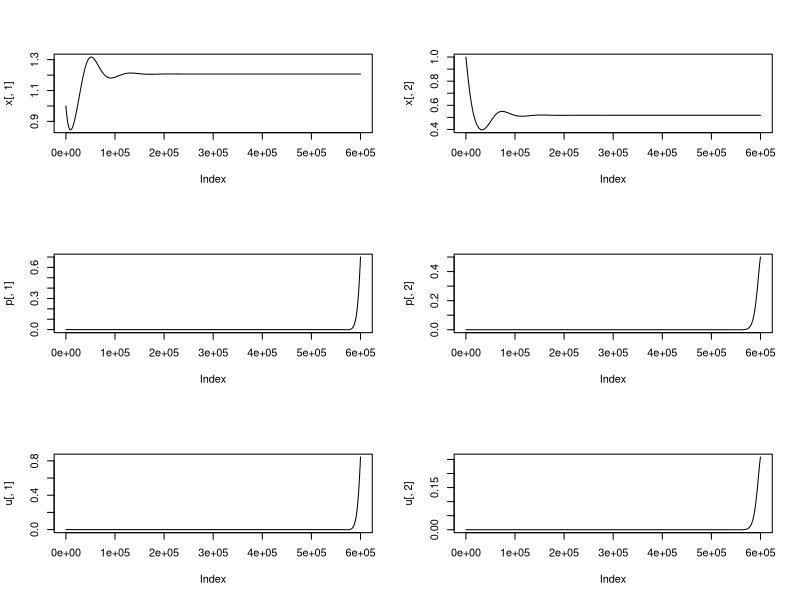
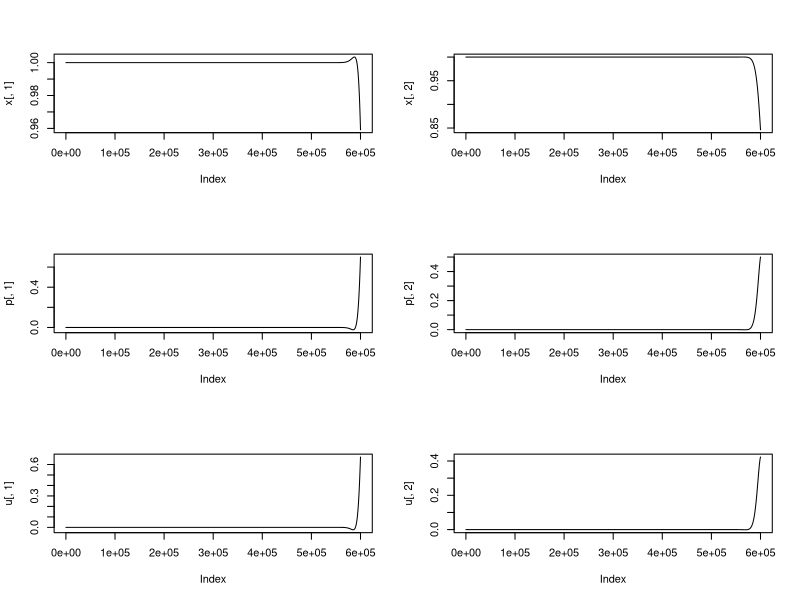
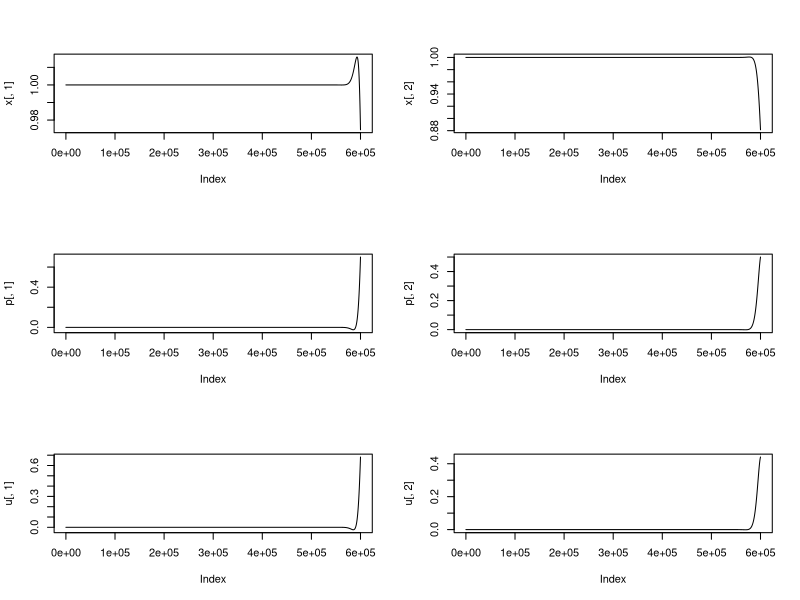
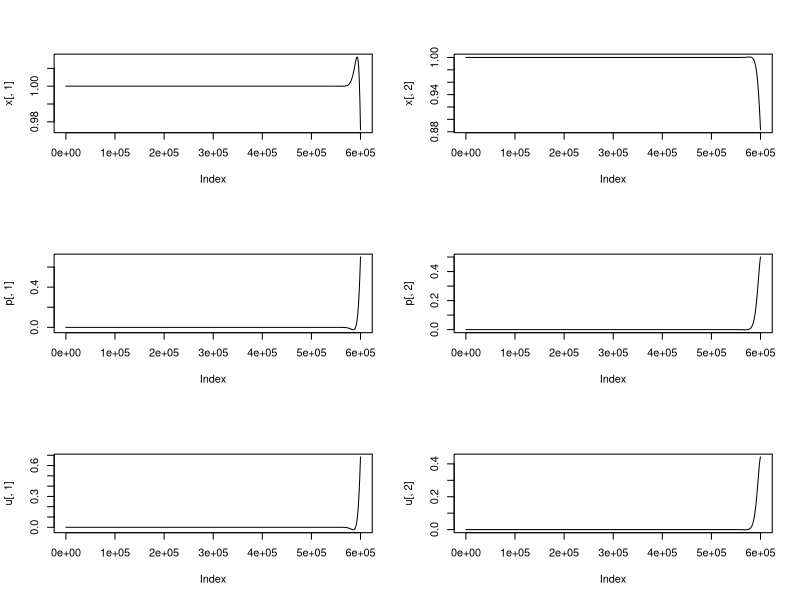
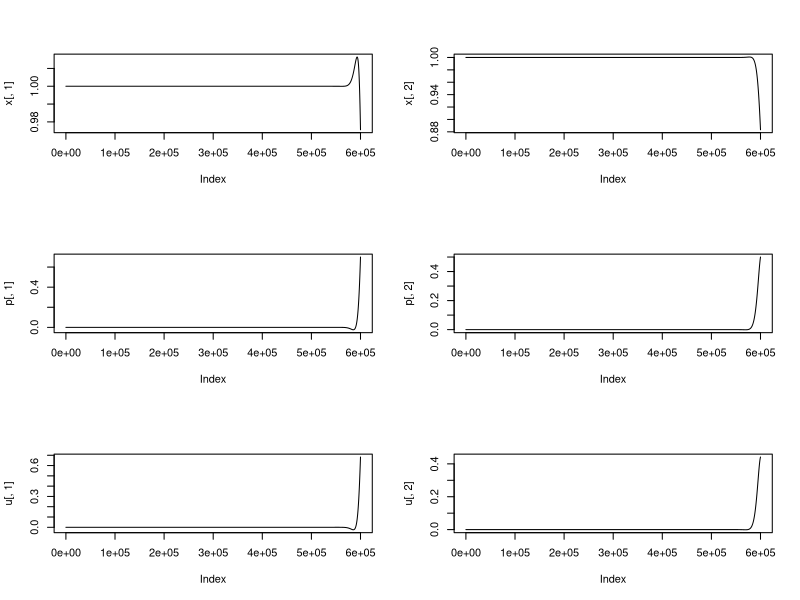
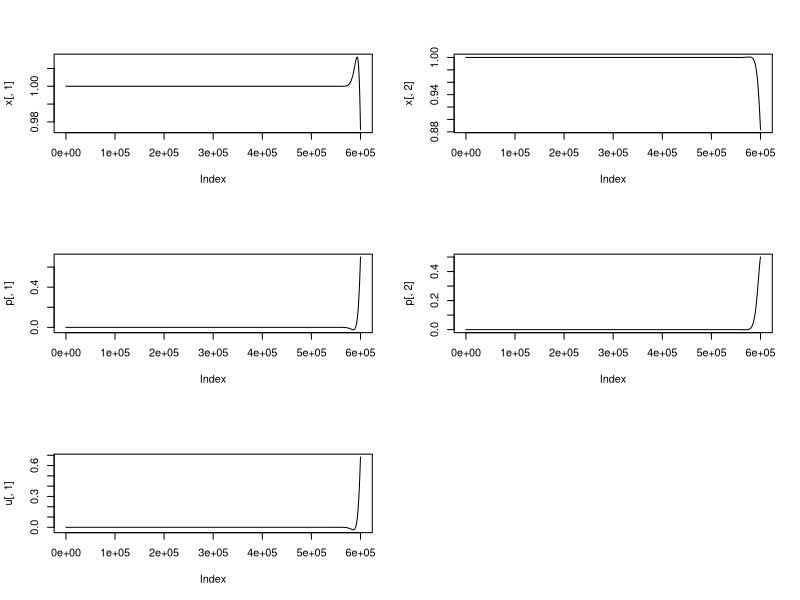

These figures' R source, in order: (Note: a time limit stopped this script after it produced the figures.)
del = 10^(-4)

t1 = 0
t2 = 60

np = round((t2-t1)/del) + 1

t = seq(t1, t2, length.out = np)

del = t[2] - t[1]

p = matrix(rep(1,2*np), ncol=2)

numiter = 10

nom = 'fig_'

for (k in 1:numiter){
  print(file)
x = matrix(rep(0,2*np), ncol=2)

x1 = c(1,1)
x[1,] = x1

for (i in 2:np){
  mat1 = matrix(c(1, x1[2], -x1[1], -1), ncol=2)
  mat2 = matrix(c(p[i-1,1]*x1[1], 0, 0, p[i-1,2]*x1[2]), ncol=2)
  x2 = x1 + del * (mat1 %*% x1 - .4*mat2 %*% x1)
  x[i,] = x2
  x1 = x2
}

p2 =  c(.7, .5)
p[np,] = p2

for (i in (np-1):1){
  mat1 = matrix(c(1, -x[i,1], x[i,2], 1), ncol = 2)
  mat2 = matrix(c(x[i, 2]-.4*p2[1]*x[i,1], 0, 0, x[i, 1]-.4*p2[2]*x[i,2]), ncol=2)
  p1 = p2 - del* (mat1 %*% p2 + mat2 %*% p2)
  p[i,] = p1
  p2 = p1
}

u = matrix(rep(0,2*np), ncol=2)

for (i in 1:np){
  u[i,] = p[i,] * x[i,]
}

if (k < 10){
   file = paste(nom,'0',k, '.jpeg', sep='')
} else {
   file = paste(nom,k, '.jpeg', sep='')
}

jpeg(file=file)

par(mfrow=c(3,2))

plot(x[,1], type='l')

plot(x[,2], type='l')

plot(p[,1], type='l')
  
plot(p[,2], type='l')

plot(u[,1], type='l')
 
plot(u[,2], type='l')
dev.off()
}
